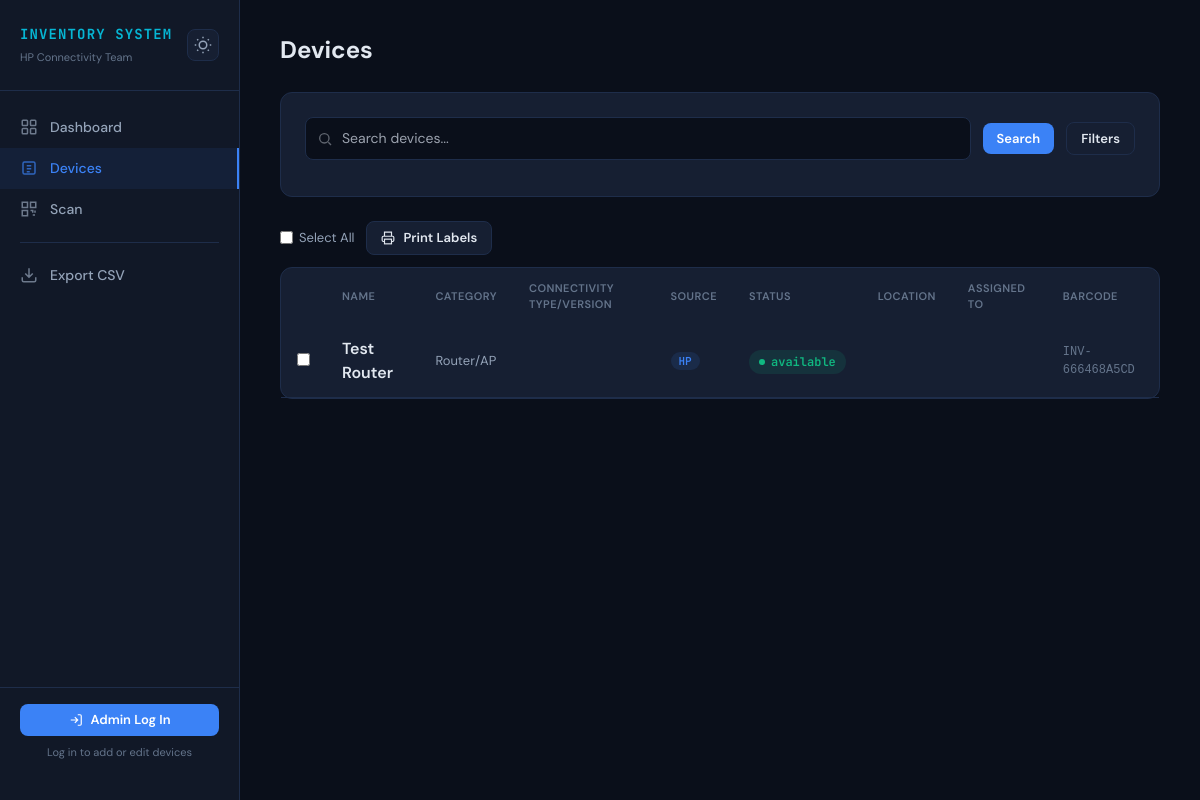
/devices, run on the app's committed database.
### tables this page shows
CREATE TABLE devices (
                device_id TEXT PRIMARY KEY,
                barcode_value TEXT UNIQUE NOT NULL,
                name TEXT NOT NULL,
                category TEXT DEFAULT '',
                manufacturer TEXT DEFAULT '',
                model_number TEXT DEFAULT '',
                serial_number TEXT DEFAULT '',
                connectivity TEXT DEFAULT '',
                vendor_supplied INTEGER DEFAULT 0,
                status TEXT DEFAULT 'available'
                    CHECK(status IN ('available','checked_out','retired','lost')),
                location TEXT DEFAULT '',
                assigned_to TEXT DEFAULT '',
                notes TEXT DEFAULT '',
                created_at DATETIME DEFAULT CURRENT_TIMESTAMP,
                updated_at DATETIME DEFAULT CURRENT_TIMESTAMP
            );

### app.py (the view)
@app.route('/devices')
def device_list():
    q = request.args.get('q', '')
    devices = db.search_devices(
        query=q,
        category=request.args.get('category', ''),
        status=request.args.get('status', ''),
        connectivity=request.args.get('connectivity', ''),
        location=request.args.get('location', ''),
    )
    if q:
        app_logger.info('Device search: query="%s" results=%d ip=%s', q, len(devices), request.remote_addr)
    return render_template('devices.html', devices=devices,
                           q=q,
                           selected_category=request.args.get('category', ''),
                           selected_status=request.args.get('status', ''),
                           selected_connectivity=request.args.get('connectivity', ''),
                           selected_location=request.args.get('location', ''))

### app.py (called while the page is built)
@app.before_request
def load_user():
    g.user = None
    user_id = session.get('user_id')
    if user_id:
        g.user = db.get_user(user_id)
        if not g.user:
            session.clear()

@app.context_processor
def inject_globals():
    return {
        'categories': db.get_categories(),
        'now': datetime.now(timezone.utc),
        'current_user': g.user,
    }

### database.py (called while the page is built)
def get_connection():
    conn = sqlite3.connect(DB_PATH)
    conn.row_factory = sqlite3.Row
    conn.execute('PRAGMA journal_mode=WAL')
    conn.execute('PRAGMA foreign_keys=ON')
    return conn

@contextmanager
def db_transaction():
    conn = get_connection()
    try:
        yield conn
        conn.commit()
    except Exception:
        conn.rollback()
        raise
    finally:
        conn.close()

def get_categories():
    with db_transaction() as conn:
        rows = conn.execute('SELECT * FROM categories ORDER BY name').fetchall()
        return [dict(r) for r in rows]

### templates/devices.html (shortened to what this page needs)
{% extends "base.html" %}
{% block content %}
<div class="page-header" style="display: flex; justify-content: space-between; align-items: center; margin-bottom: 24px;">
    <h2 style="font-size: 24px; font-weight: 700;">Devices</h2>
</div>
<form method="GET" action="{{ url_for('device_list') }}" class="card" style="margin-bottom: 24px; cursor: default;">
    <div style="display: flex; gap: 12px; align-items: center; margin-bottom: 12px;">
        <div style="flex: 1; position: relative;">
            <svg style="position: absolute; left: 12px; top: 50%; transform: translateY(-50%); opacity: 0.4;" width="16" height="16" fill="none" stroke="currentColor" stroke-width="2" viewBox="0 0 24 24"><circle cx="11" cy="11" r="7"/><path d="M21 21l-4-4"/></svg>
            <input type="text" name="q" value="{{ q }}" placeholder="Search devices..." style="padding-left: 36px;">
        </div>
        <button type="submit" class="btn btn-primary btn-sm">Search</button>
        <button type="button" class="btn btn-secondary btn-sm" onclick="document.getElementById('filters').style.display = document.getElementById('filters').style.display === 'none' ? 'grid' : 'none'">Filters</button>
    </div>
</form>
<form method="POST" action="{{ url_for('label_sheet') }}">
    <div style="display: flex; align-items: center; gap: 12px; margin-bottom: 12px;">
        <label style="display: flex; align-items: center; gap: 6px; cursor: pointer; font-size: 13px; color: var(--text-secondary);">
            <input type="checkbox" id="selectAll" onchange="document.querySelectorAll('.device-check').forEach(c => c.checked = this.checked)">
            Select All
        </label>
        <button type="submit" class="btn btn-secondary btn-sm">
            <svg width="14" height="14" fill="none" stroke="currentColor" stroke-width="2" viewBox="0 0 24 24"><path d="M6 9V2h12v7M6 18H4a2 2 0 01-2-2v-5a2 2 0 012-2h16a2 2 0 012 2v5a2 2 0 01-2 2h-2"/><rect x="6" y="14" width="12" height="8"/></svg>
            Print Labels
        </button>
    </div>
    <div class="card" style="padding: 0; cursor: default;">
        <div class="table-wrap">
        <table>
            <thead>
                <tr>
                    <th style="width: 40px;"></th>
                    <th>Name</th>
                    <th>Category</th>
                    <th>Connectivity Type/Version</th>
                    <th>Source</th>
                    <th>Status</th>
                    <th>Location</th>
                    <th>Assigned To</th>
                    <th>Barcode</th>
                </tr>
            </thead>
            <tbody>
                {% for device in devices %}
                <tr style="cursor: pointer;" onclick="if(!event.target.closest('input'))window.location='{{ url_for('device_detail', device_id=device.device_id) }}'">
                    <td onclick="event.stopPropagation()">
                        <input type="checkbox" name="device_ids" value="{{ device.device_id }}" class="device-check">
                    </td>
                    <td style="font-weight: 600;">{{ device.name }}</td>
                    <td style="color: var(--text-secondary); font-size: 13px;">{{ device.category }}</td>
                    <td style="color: var(--text-secondary); font-size: 13px;">{{ device.connectivity }}</td>
                    <td style="font-size: 12px;">
                        {% if device.vendor_supplied %}
                        <span style="background: rgba(139,92,246,0.12); color: #a78bfa; padding: 2px 8px; border-radius: 9999px; font-family: 'JetBrains Mono', monospace; font-size: 11px; font-weight: 600;">vendor</span>
                        {% else %}
                        <span style="background: rgba(59,130,246,0.12); color: #3b82f6; padding: 2px 8px; border-radius: 9999px; font-family: 'JetBrains Mono', monospace; font-size: 11px; font-weight: 600;">HP</span>
                        {% endif %}
                    </td>
                    <td><span class="badge badge-{{ device.status }}">{{ device.status }}</span></td>
                    <td style="color: var(--text-secondary); font-size: 13px;">{{ device.location }}</td>
                    <td style="color: var(--text-secondary); font-size: 13px;">{{ device.assigned_to }}</td>
                    <td class="font-mono" style="font-size: 12px; color: var(--text-muted);">{{ device.barcode_value }}</td>
                </tr>
                {% endfor %}
            </tbody>
        </table>
        </div>
    </div>
</form>
{% endblock %}

### templates/base.html (style rules this page uses)
:root, [data-theme="dark"] { --bg-primary: #0a0f1a; --bg-secondary: #111827; --bg-card: #161f32; --bg-card-hover: #1c2640; --border-color: #1e2d4a; --border-accent: #2563eb; --text-primary: #e2e8f0; --text-secondary: #94a3b8; --text-muted: #64748b; --accent-blue: #3b82f6; --accent-cyan: #06b6d4; --accent-green: #10b981; --accent-amber: #f59e0b; --accent-red: #ef4444; --label-bg: white; }
* { box-sizing: border-box; }
body { font-family: 'DM Sans', sans-serif; background: var(--bg-primary); color: var(--text-primary); margin: 0; min-height: 100vh; }
.font-mono { font-family: 'JetBrains Mono', monospace; }
.card { background: var(--bg-card); border: 1px solid var(--border-color); border-radius: 12px; padding: 24px; }
.badge { font-family: 'JetBrains Mono', monospace; font-size: 12px; font-weight: 600; padding: 3px 10px; border-radius: 9999px; display: inline-flex; align-items: center; gap: 6px; }
.badge::before { content: ''; width: 6px; height: 6px; border-radius: 50%; }
.badge-available { background: rgba(16,185,129,0.12); color: #10b981; }
.badge-available::before { background: #10b981; }
input[type="text"], input[type="file"], select, textarea { background: var(--bg-primary); color: var(--text-primary); border: 1px solid var(--border-color); border-radius: 8px; padding: 10px 14px; font-size: 14px; width: 100%; font-family: 'DM Sans', sans-serif; transition: border-color 0.15s; }
.btn { display: inline-flex; align-items: center; gap: 8px; padding: 10px 20px; border-radius: 8px; font-weight: 600; font-size: 14px; cursor: pointer; border: none; transition: all 0.15s; text-decoration: none; font-family: 'DM Sans', sans-serif; }
.btn-primary { background: var(--accent-blue); color: white; }
.btn-secondary { background: var(--bg-card); color: var(--text-primary); border: 1px solid var(--border-color); }
.btn-sm { padding: 6px 14px; font-size: 13px; }
table { width: 100%; border-collapse: collapse; }
th { text-align: left; font-size: 11px; font-weight: 600; text-transform: uppercase; letter-spacing: 0.04em; color: var(--text-muted); padding: 12px 16px; }
td { padding: 12px 16px; border-bottom: 1px solid var(--border-color); }
.table-wrap { overflow-x: auto; -webkit-overflow-scrolling: touch; }

### data on the page
devices: name "Test Router", category "Router/AP", vendor_supplied "HP", status "available", barcode_value "INV-666468A5CD"
